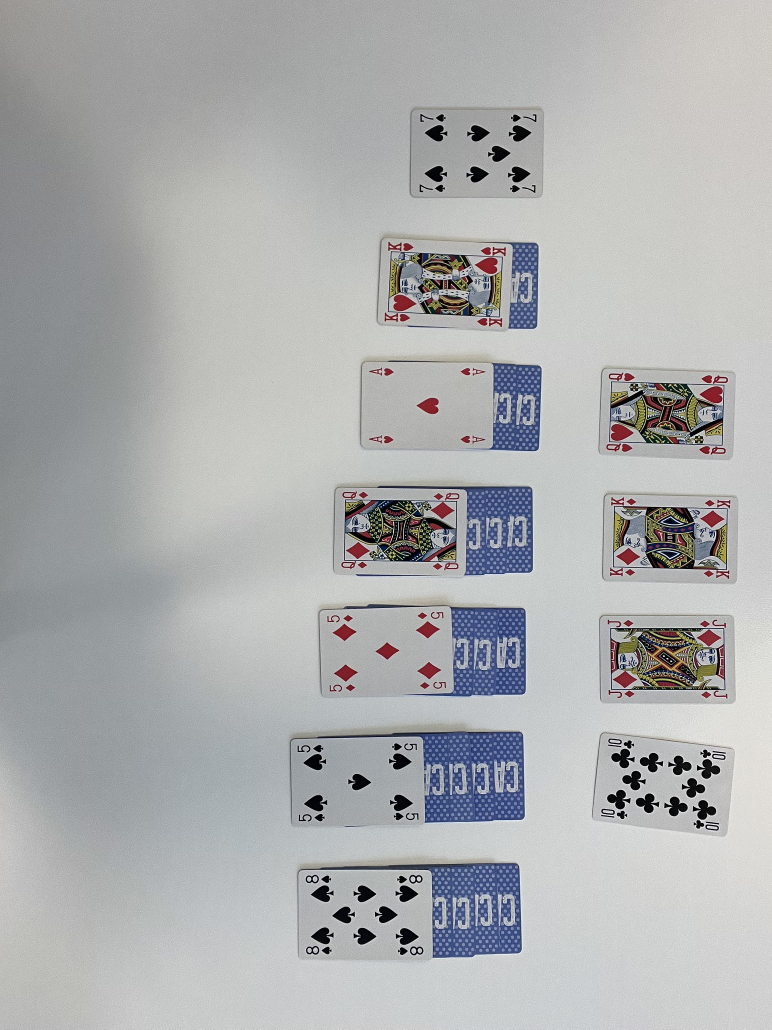
#> input picture images/jpg/test5.jpg, 2316 x 3088 px, given in place of S.png, which was not available (shown at 1/3 size)
$ python main.py
#> lines starting #> are read from the running program, lines starting #| are printed output that depends on the picture
### displayAndFetch.py
import os

import cv2
import os.path as path
import screen
from os.path import dirname, join

# [5 lines left out: function showImage, not called in this run]


# loads image and returns it
def getImage(name, template):
#> called with name = 'S', template = True
    filename = name + '.png'
    # filename = join(dirname(__file__), name + '.png')

    if template:
        image = cv2.imread(path.join('templates', filename))
#> image is the input picture: shape (3088, 2316, 3); mean B, G, R 175.5, 174.7, 173.3
    else:
        image = cv2.imread(path.join('images', filename))

    image = screen.imageToBw(image)
    return image

### screen.py
import numpy as np
from PIL import ImageGrab
import cv2

def imageToBw(image):
    imageGray = cv2.cvtColor(image, cv2.COLOR_BGR2GRAY)
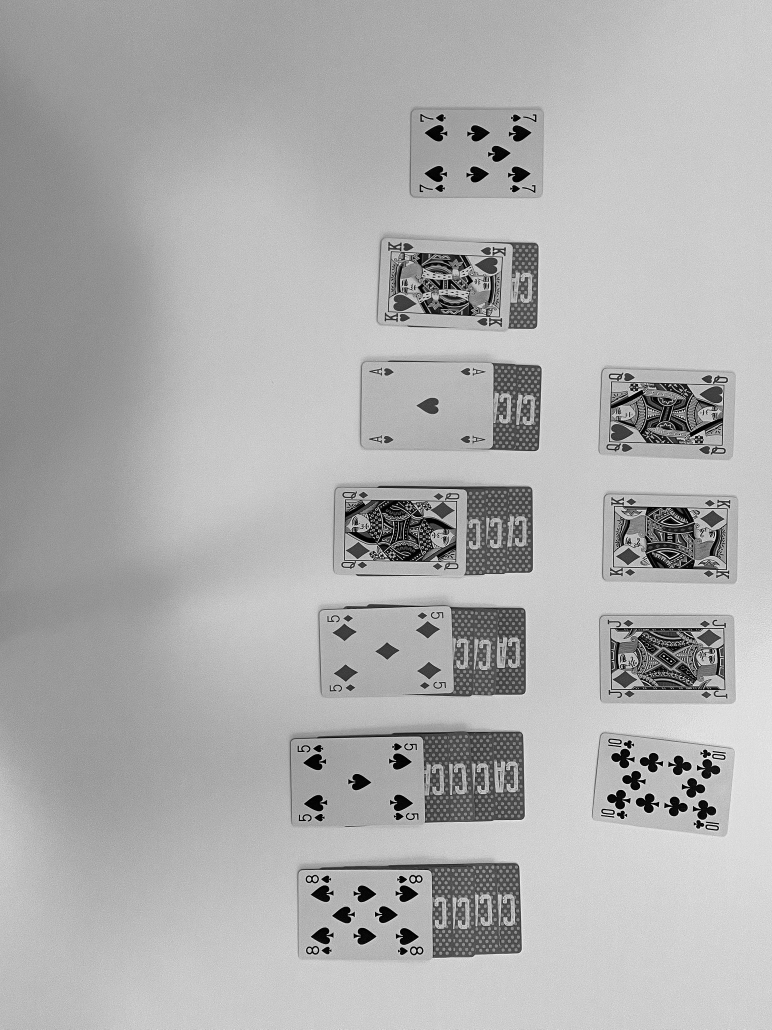
#> imageGray: shape (3088, 2316) (shown at 1/3 size); min 0, max 255, mean 174.4
    return imageGray

# [4 lines left out: function capture, not called in this run]

def showImage(image):
    cv2.imshow('result', image)
    cv2.waitKey(1) # for testing use 0

# [22 lines left out: function showCards, not called in this run]

### main.py
# project is modified code from: https://github.com/naderchehab/card-detector
import sys
import cv2
import columnsDividedDTO
import displayAndFetch
import layoutMatches
import numpy as np
import os.path as path
from numpy import cos, sin
import imageModification
import templateMatching
import screen
import testSets
import testMethods
import time
from functools import cmp_to_key

from Identity import Identity
from MatchCombination import MatchCombination
from displayAndFetch import getImage, showImage
from imageModification import addPadding

# when True displays image with detected areas
from matchOrganising import transformToCards

import sys

locate_python = sys.exec_prefix

show = True
testImages = ['test2.png', 'test6.png', 'test8.png', 'test11.png', 'test12.png']
testImages = ['test2.png']


matchingThresholds = [.80, .81, .82, .83, .84, .85, .86]
matchingThresholds = [.80]
# range of rotation to be applied to source image
rotations = [-6,-4,-2,0,2,4,6]
rotations = [0]

# dimensions of image
dimensions = [4032, 3024]
# it's faster to scan a smaller area rather than the whole screen
areaToScanTopLeft = (0, 0)
areaToScanBottomRight = (4032, 3024)
# things we're looking for
suits = testSets.suits
ranks = testSets.values

allCards = {v + ' ' + s for s in suits for v in ranks}

# cards found so far
cardsDetected = set()

suitsDict = {}
for suit in suits:
    suitsDict[suit] = getImage(suit, True)
#> pass 2 of the loop `for suit in suits:`:
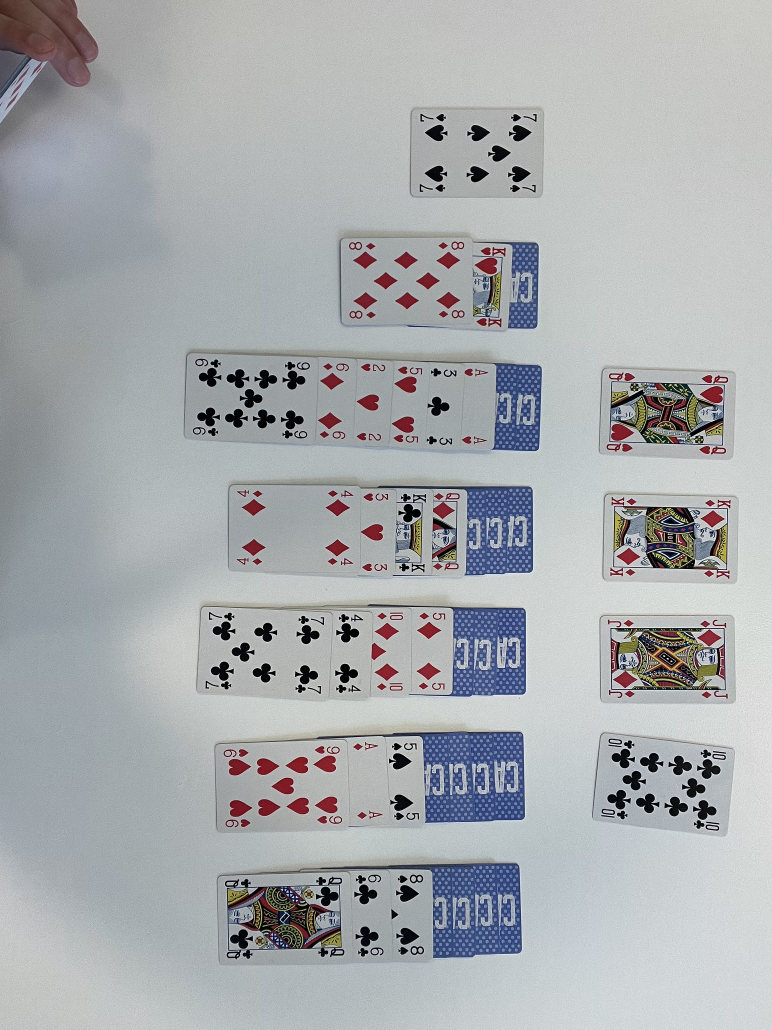
#> input picture images/jpg/test7.jpg, 2316 x 3088 px, given in place of H.png, which was not available (shown at 1/3 size)
#> in getImage, image is the input picture: shape (3088, 2316, 3); mean B, G, R 174.5, 171.9, 168.8
#> in imageToBw (call 2), `imageGray = cv2.cvtColor(image, cv2.COLOR_BGR2GRAY)`:
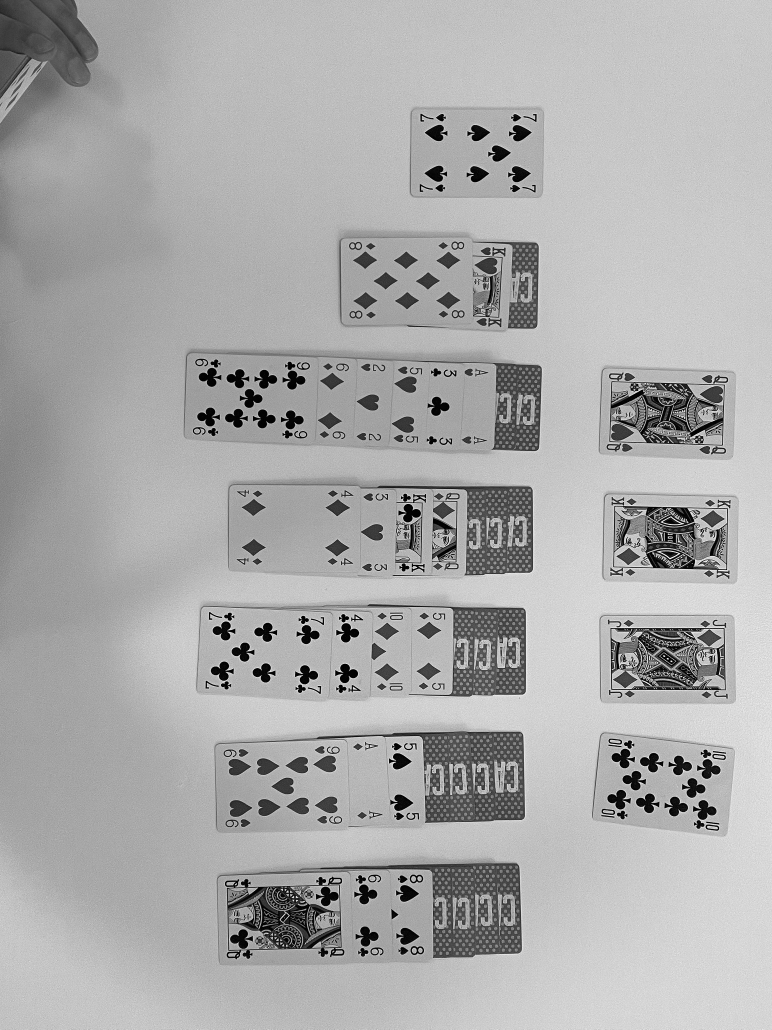
#> imageGray: shape (3088, 2316) (shown at 1/3 size); min 0, max 255, mean 171.3
#> (the run stopped early here; a loop or call above may not have finished)
